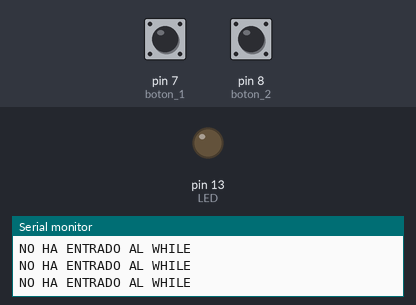
Recording of a sketch running on a simulated Arduino Uno, built with avr-gcc and run on an emulated ATmega328P. Shown: output pins drawn as LEDs (lit = HIGH), the last lines printed to the serial monitor. Dashed ring = blinking. The inputs (shaded band) are chosen by the test bench; at power-on: pin 7 (boton_1) LOW, pin 8 (boton_2) LOW.

Above: at 1.2 s.
1.3 s: pin 7 (boton_1) pulled HIGH for 0.15 s
At 1.7 s:
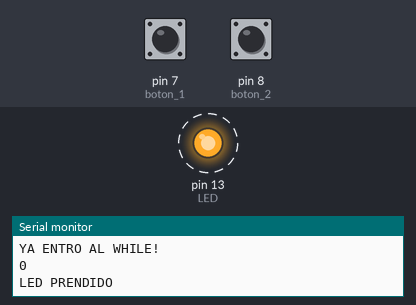
Timing chart, 0 to 10.4 s (numbered marks = the images above; inputs shaded):
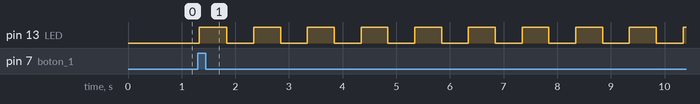

The sketch:

For_While_Break.ino
```cpp
/* PROGRAMA PARA COMPROBAR BREAK, WHILE, Y FOR

Conectar al Arduino UNO:
1 push button con resistor de 1-10K Ohms, y entrada al PIN 7 en PULL-DOWN
1 push button con resistor de 1-10K Ohms, y entrada al PIN 8 en PULL-DOWN
+5V y GND
*/

const int LED = 13;
const int boton_1 = 7;
const int boton_2 = 8;
boolean cont = false;
int i;

void setup() {
  pinMode(LED,OUTPUT);
  pinMode(boton_1,INPUT);
  pinMode(boton_2,INPUT);
  Serial.begin(9600);
}

void loop() {

  Serial.println("NO HA ENTRADO AL WHILE");

  if(digitalRead(boton_1) == HIGH){
    Serial.println("YA ENTRO AL WHILE!");
    for(i=0;i<10;i++){                  // FUNCIONA IGUAL QUE OTRO WHILE (TRUE), un break sólo rompe 1 de estos ciclos
      Serial.println(i);
      if(i == 8){
        break;      // Este break, sólo romperá el for de arriba
      }
      while(true){
        digitalWrite(LED,HIGH);
        Serial.println("LED PRENDIDO");
        delay(500);
        digitalWrite(LED,LOW);
        Serial.println("LED APAGADO");
        delay(500);
        if(digitalRead(boton_2) == HIGH){
          cont = true;
          break;      // Este break, sólo romperá el while(true) de arriba
        } // FIN IF
      } // FIN WHILE
    } // FIN FOR
  } // FIN IF
} // FIN LOOP
```

Measured:
- after the input at 1.3 s, pin 13 (LED): alternates HIGH for 0.50 s and LOW for 0.50 s, starting at once
